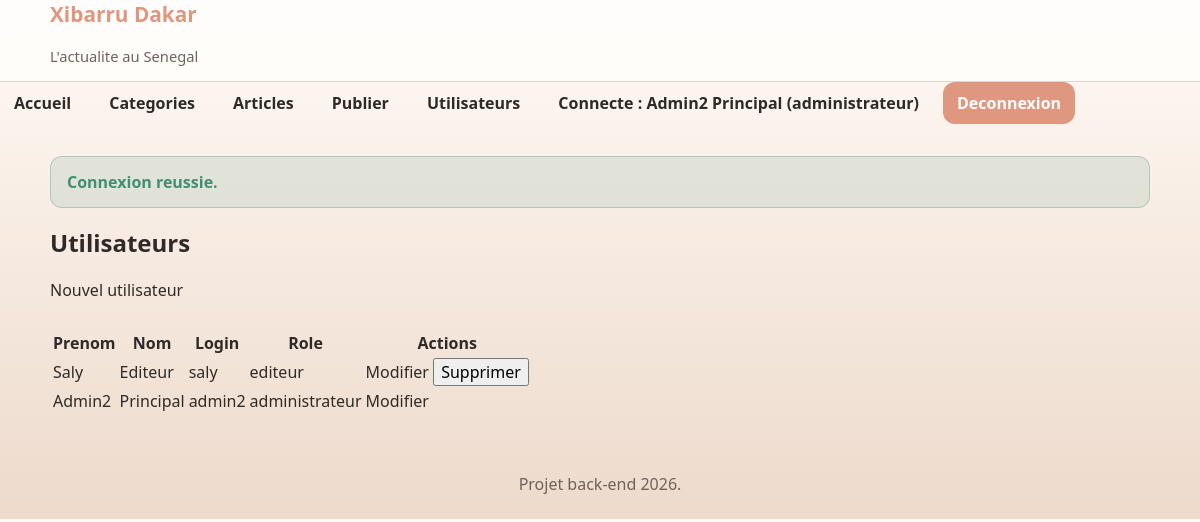
Screenshot of /utilisateurs/index.php (signed in) with the database file from the repository.
### tables this page shows
CREATE TABLE utilisateurs (
    id INT AUTO_INCREMENT PRIMARY KEY,
    prenom VARCHAR(100) NOT NULL,
    nom VARCHAR(100) NOT NULL,
    login VARCHAR(100) NOT NULL UNIQUE,
    mot_de_passe VARCHAR(255) NOT NULL,
    role ENUM('editeur','administrateur') NOT NULL
);

### includes/functions.php (called while the page is built, shortened)
<?php
function e(?string $value): string
{
    return htmlspecialchars((string) $value, ENT_QUOTES, 'UTF-8');
}
function url(string $path): string
{
    return APP_BASE_PATH . $path;
}
function currentUser(): ?array
{
    return $_SESSION['user'] ?? null;
}
function isLoggedIn(): bool
{
    return currentUser() !== null;
}
function hasRole(string ...$roles): bool
{
    $user = currentUser();
    return $user !== null && in_array($user['role'], $roles, true);
}
function refreshSessionUser(): bool
{
    $user = currentUser();
    $stmt = getPDO()->prepare('SELECT id, prenom, nom, login, role FROM utilisateurs WHERE id = :id LIMIT 1');
    $stmt->execute(['id' => $user['id']]);
    return true;
}
function requireLogin(): void
{
    if (!isLoggedIn() || !refreshSessionUser()) {
        $_SESSION['flash_error'] = 'Veuillez vous connecter pour acceder a cette page.';
        redirect(url('/connexion.php'));
    }
}
function requireRole(string ...$roles): void
{
    requireLogin();
}

### config/database.php (called while the page is built, shortened)
<?php
function getPDO(): PDO
{
    static $pdo = null;
    if ($pdo instanceof PDO) {
        return $pdo;
    }
    $dsn = sprintf(
        'mysql:host=%s;port=%s;dbname=%s;charset=%s',
        DB_HOST,
        DB_PORT,
        DB_NAME,
        DB_CHARSET
    );
    $options = [
        PDO::ATTR_ERRMODE => PDO::ERRMODE_EXCEPTION,
        PDO::ATTR_DEFAULT_FETCH_MODE => PDO::FETCH_ASSOC,
        PDO::ATTR_EMULATE_PREPARES => false,
    ];
    $pdo = new PDO($dsn, DB_USER, DB_PASS, $options);
    return $pdo;
}

### utilisateurs/index.php (the view, shortened to what this page needs)
<?php
requireRole('administrateur');
$pdo = getPDO();
$users = $pdo->query('SELECT id, prenom, nom, login, role FROM utilisateurs ORDER BY role, nom, prenom')->fetchAll();
require __DIR__ . '/../entete.php';
?>
<section>
    <h2>Utilisateurs</h2>
    <p><a href="<?= e(url('/utilisateurs/create.php')) ?>">Nouvel utilisateur</a></p>
</section>
<section>
    <table>
        <thead>
            <tr>
                <th>Prenom</th>
                <th>Nom</th>
                <th>Login</th>
                <th>Role</th>
                <th>Actions</th>
            </tr>
        </thead>
        <tbody>
        <?php foreach ($users as $user): ?>
            <tr>
                <td><?= e($user['prenom']) ?></td>
                <td><?= e($user['nom']) ?></td>
                <td><?= e($user['login']) ?></td>
                <td><?= e($user['role']) ?></td>
                <td>
                    <a href="<?= e(url('/utilisateurs/edit.php?id=' . (string) $user['id'])) ?>">Modifier</a>
                    <?php if ((int) $user['id'] !== (int) currentUser()['id']): ?>
                        <form method="post" action="<?= e(url('/utilisateurs/delete.php')) ?>" style="display:inline;">
                            <button type="submit" onclick="return confirm('Supprimer cet utilisateur ?');">Supprimer</button>
                        </form>
                    <?php endif; ?>
                </td>
            </tr>
        <?php endforeach; ?>
        </tbody>
    </table>
</section>
<?php require __DIR__ . '/../includes/footer.php'; ?>

### menu.php (shortened to what this page needs)
<nav class="site-nav">
    <ul class="site-nav__list" id="navMenu">
        <li>
            <a href="<?= e(url('/accueil.php')) ?>" class="site-nav__link">Accueil</a>
        </li>
        <li>
            <a href="<?= e(url('/categories/index.php')) ?>" class="site-nav__link">Categories</a>
        </li>
        <?php if (hasRole('editeur', 'administrateur')): ?>
            <li>
                <a href="<?= e(url('/articles/index.php')) ?>" class="site-nav__link">Articles</a>
            </li>
            <li>
                <a href="<?= e(url('/articles/create.php')) ?>" class="site-nav__link">Publier</a>
            </li>
        <?php endif; ?>
        <?php if (hasRole('administrateur')): ?>
            <li>
                <a href="<?= e(url('/utilisateurs/index.php')) ?>" class="site-nav__link">Utilisateurs</a>
            </li>
        <?php endif; ?>
        <?php if (isLoggedIn()): ?>
            <li>
                <span class="site-nav__link">Connecte : <?= e(currentUser()['prenom'] . ' ' . currentUser()['nom']) ?> (<?= e(currentUser()['role']) ?>)</span>
            </li>
            <li>
                <a href="<?= e(url('/deconnexion.php')) ?>" class="site-nav__link site-nav__link--button">Deconnexion</a>
            </li>
        <?php else: ?>
            <li>
                <a href="<?= e(url('/connexion.php')) ?>" class="site-nav__link site-nav__link--button">Connexion</a>
            </li>
        <?php endif; ?>
    </ul>
</nav>

### style.css (style rules this page uses)
:root { --rose: #df9780; --green: #6cb8b0; --cream: #eddacb; --white: #fffdfb; --text: #2f2a27; --muted: #6f625b; --border: #d8c2b5; --danger: #b94f4f; --success: #3f8f72; --shadow: 0 14px 30px rgba(0, 0, 0, 0.08); --radius-lg: 24px; --radius-md: 16px; --radius-sm: 12px; --container: 1100px; }
* { box-sizing: border-box; }
html { scroll-behavior: smooth; }
body { margin: 0; font-family: "Segoe UI", Tahoma, sans-serif; background: linear-gradient(180deg, #fffaf6 0%, var(--cream) 100%); color: var(--text); }
a { color: inherit; text-decoration: none; }
ul { margin: 0; padding: 0; list-style: none; }
button, input, select, textarea { font: inherit; }
section { margin-bottom: 28px; }
h1, h2, h3, h4, p { margin-top: 0; }
.site-nav { display: flex; align-items: center; gap: 16px; }
.site-nav__list { display: flex; align-items: center; gap: 10px; }
.site-nav__link { display: inline-flex; align-items: center; justify-content: center; min-height: 42px; padding: 10px 14px; border-radius: var(--radius-sm); color: var(--text); font-weight: 700; transition: 0.2s ease; }
.site-nav__link--button { background: var(--rose); color: #fff; }

### rows the page displays
utilisateurs: prenom+nom "Admin2 Principal", role "administrateur", prenom "Admin2", nom "Principal", login "admin2"
utilisateurs: prenom "Saly", nom "Editeur", login "saly", role "editeur"

### other values shown
$flashSuccess "Connexion reussie."
